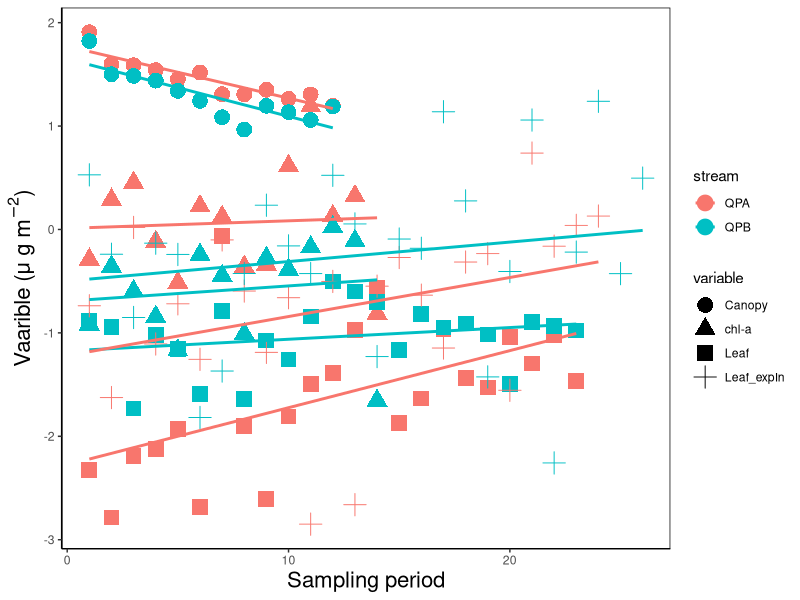

The R script that drew this image:




#--------------------------------------------
# All variables
# 09 May 2020
#PEGF
#--------------------------------------------
#

library(modelr)
library(ggplot2)
library(dplyr)
library(patchwork)

regression<- read.csv("regressions.csv")
regression


ggplot(regression, aes(Time, 
                       value, 
                       shape= variable , 
                       col = stream)) + 
  geom_point(size = 5) +
  geom_smooth(method = 'lm', se = F) +

xlab('Sampling period') + ylab("Vaarible ("*"\u03BC"~g~m^-2*")") + 
  theme(axis.title.x = element_text(size = 16, angle = 0)) +# axis x
  theme(axis.title.y = element_text(size = 16, angle = 90)) +

theme(panel.grid.major = element_blank(), panel.grid.minor = element_blank(),
      panel.background = element_blank(), axis.line = element_line(colour = "black")) +
  theme(panel.border = element_rect(colour = "black", fill=NA, size=0.5))


